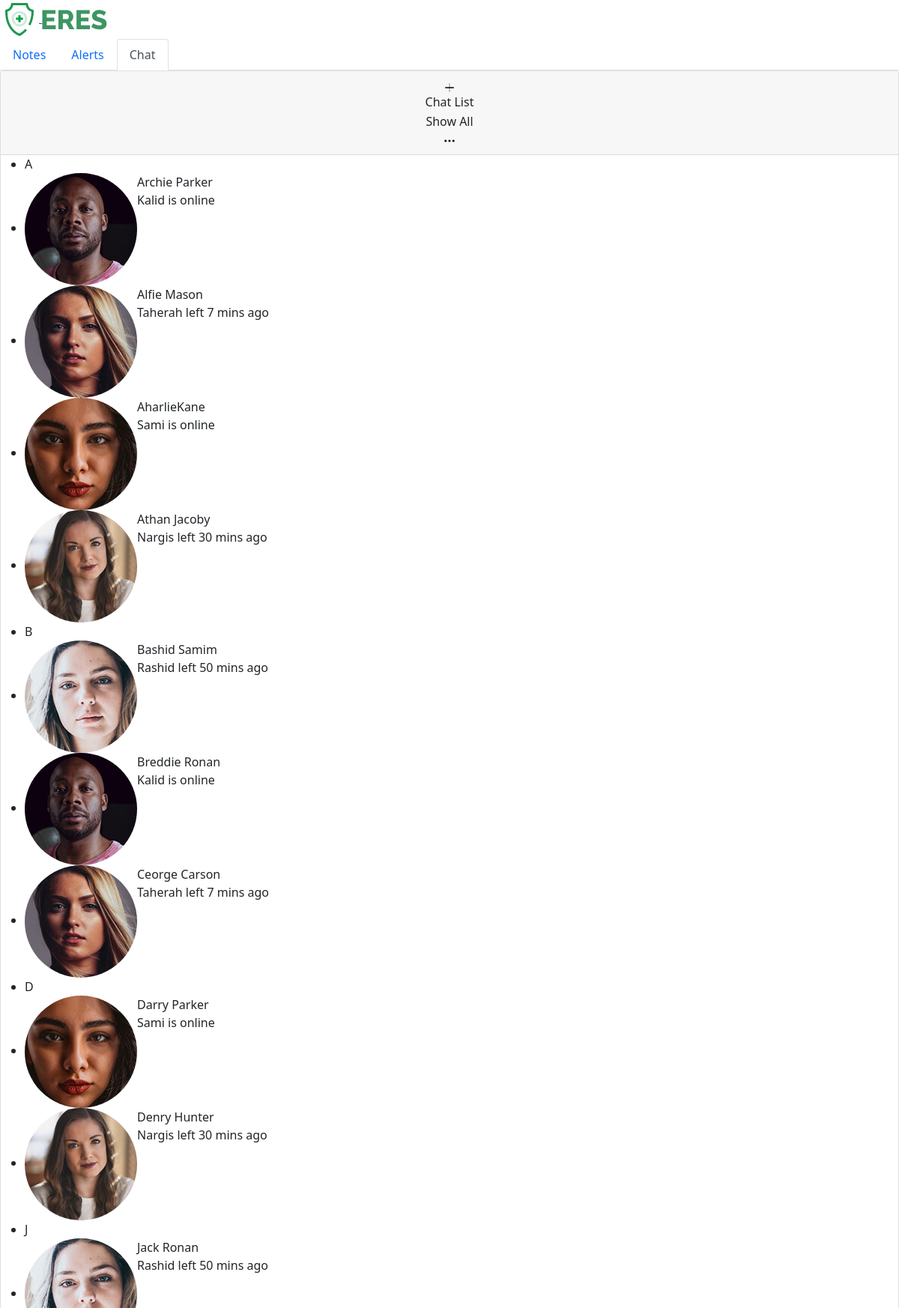
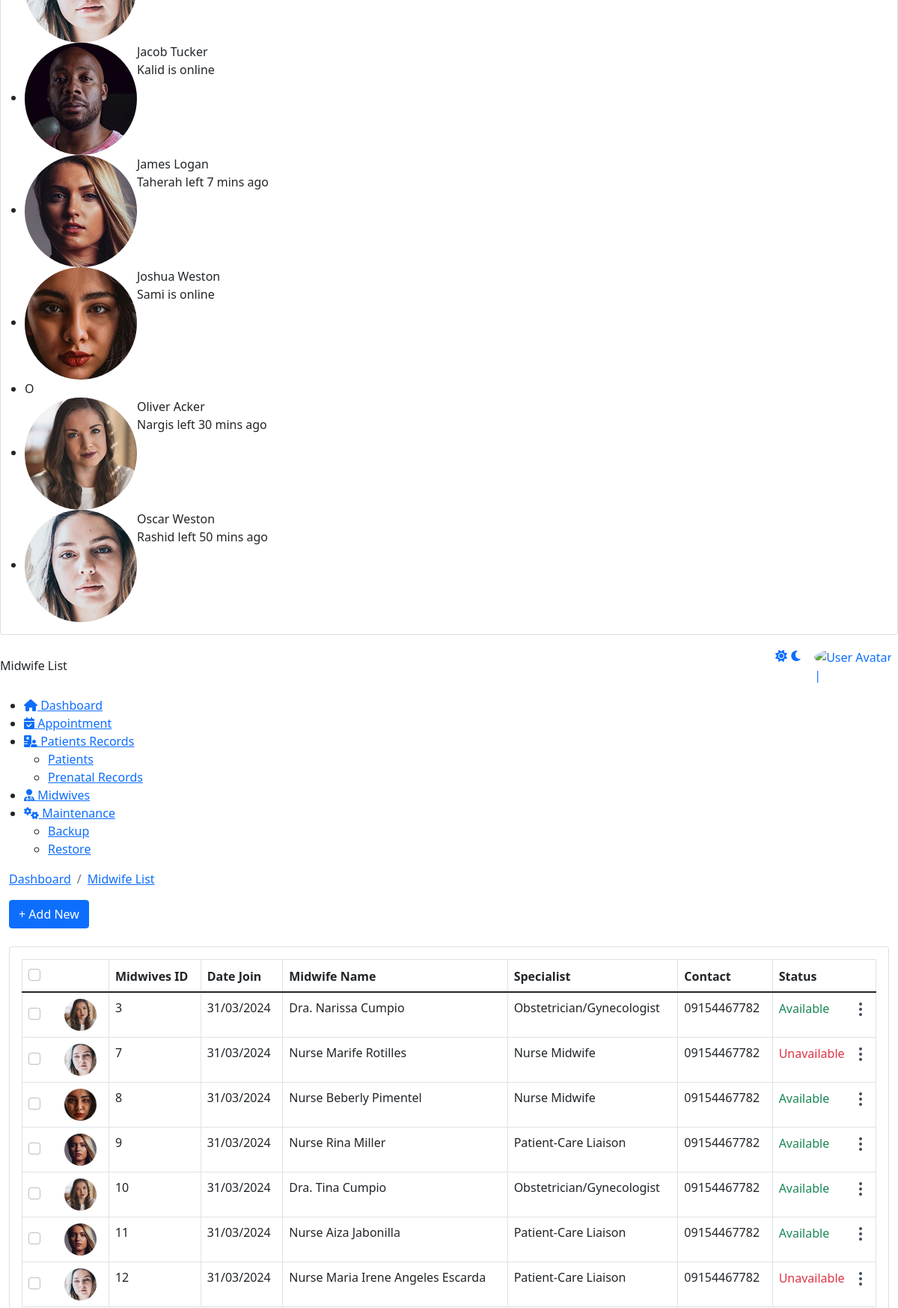
The app's page /admin/doctor_list.php (upper part) with its own data (2 pictures, top to bottom).
### tables this page shows
CREATE TABLE `doctors` (
  `DoctorID` int(11) NOT NULL AUTO_INCREMENT,
  `Title` varchar(10) NOT NULL,
  `FirstName` varchar(50) NOT NULL,
  `MiddleName` varchar(50) NOT NULL,
  `LastName` varchar(50) NOT NULL,
  `DateOfBirth` date NOT NULL,
  `Age` int(11) NOT NULL,
  `Gender` enum('Male','Female') NOT NULL,
  `Address` text NOT NULL,
  `Mobile` varchar(15) NOT NULL,
  `Email` varchar(100) NOT NULL,
  `Specialization` varchar(100) NOT NULL,
  `Status` enum('Available','Unavailable') NOT NULL,
  `JoinDate` date NOT NULL,
  `File` varchar(255) NOT NULL,
  PRIMARY KEY (`DoctorID`)
);

### admin/doctor_list.php (the view, shortened to what this page needs)
<!DOCTYPE html>
<html lang="en">
    <head>
		 <link href="https://eres.dexignzone.com/codeigniter/demo/public/assets/vendor/datatables/css/jquery.dataTables.min.css" rel="stylesheet" type="text/css"/>
		 <link href="https://eres.dexignzone.com/codeigniter/demo/public/assets/vendor/bootstrap-select/dist/css/bootstrap-select.min.css" rel="stylesheet" type="text/css"/>
    <link class="main-css" href="https://eres.dexignzone.com/codeigniter/demo/public/assets/css/style.css" rel="stylesheet" type="text/css"/>
	<link rel="stylesheet" href="https://cdnjs.cloudflare.com/ajax/libs/font-awesome/6.5.1/css/all.min.css" />
</head>
<body>
    <div id="main-wrapper">
<?php
include './template/header.php';
?>
<?php
include './template/chatbot.php';
?>
<div class="header">
	<div class="header-content">
		<nav class="navbar navbar-expand">
			<div class="collapse navbar-collapse justify-content-between">
				<div class="header-left">
					<div class="dashboard_bar">
					Midwife List				</div>
				</div>
				<?php
				include './template/header2.php';
				?>
			</div>
		</nav>
	</div>
</div>
<?php
include './template/sidebar.php';
?>
<div class="content-body">
	<div class="container-fluid">
		<div class="page-titles">
			<ol class="breadcrumb">
				<li class="breadcrumb-item"><a href="javascript:void(0)">Dashboard</a></li>
				<li class="breadcrumb-item  active"><a href="javascript:void(0)">Midwife List</a></li>
			</ol>
		</div>
		<div class="form-head d-flex mb-3 mb-md-4 align-items-start">
			<div class="me-auto d-lg-block">
				<a href="javascript:void(0);" class="btn btn-primary btn-rounded" data-bs-toggle="modal" data-bs-target="#doctorsModal">+ Add New</a>
			</div>
		</div>
		<div class="row">
			<div class="col-xl-12">
				<div class="card">
					<div class="card-body">
						<div class="table-responsive">
							<table id="example5" class="table shadow-hover doctor-list table-bordered mb-4 dataTablesCard fs-14">
								<thead>
									<tr>
										<th>
											<div class="checkbox align-self-center">
												<div class="form-check custom-checkbox ">
													<input type="checkbox" class="form-check-input" id="checkAll" required="">
												</div>
											</div>
										</th>
										<th>Midwives ID</th>
										<th>Date Join</th>
										<th>Midwife Name</th>
										<th>Specialist</th>
										<th>Contact</th>
										<th>Status</th>
									</tr>
								</thead>
								<tbody>
								<?php
									include_once "connection/conn.php";
									$sql = "SELECT * FROM doctors";
									$result = mysqli_query($conn, $sql);
									if (mysqli_num_rows($result) > 0) {
											while ($row = mysqli_fetch_assoc($result)) {
													echo "<tr>";
													echo '<td>
																	<div class="d-flex align-items-center">
																			<div class="checkbox text-end align-self-center">
																					<div class="form-check custom-checkbox">
																							<input type="checkbox" class="form-check-input" id="customCheckBox1">
																							<label class="form-check-label" for="customCheckBox1"></label>
																					</div>
																			</div>
																			<img alt="" src="' . $row['File'] . '" height="43" width="43" class="rounded-circle ms-4">
																	</div>
																</td>';
													echo '<td>' . $row['DoctorID'] . '</td>';
													echo '<td>' . date('d/m/Y', strtotime($row['JoinDate'])) . '</td>';
													echo '<td>' . $row['Title'] . ' ' . $row['FirstName'] . ' ' . $row['LastName'] . '</td>';
													echo '<td>' . $row['Specialization'] . '</td>';
													echo '<td><span class="font-w500">' . $row['Mobile'] . '</span></td>';
													echo "<td>
																	<div class='d-flex align-items-center'>
																			<span>" . getStatusBadge($row['Status']) . "</span>
																			<div class='dropdown ms-auto c-pointer text-end'>
																					<div class='btn-link' data-bs-toggle='dropdown'>
																							<svg width='24' height='24' viewBox='0 0 24 24' fill='none' xmlns='http://www.w3.org/2000/svg'>
																							<path d='M12 11C11.4477 11 11 11.4477 11 12C11 12.5523 11.4477 13 12 13C12.5523 13 13 12.5523 13 12C13 11.4477 12.5523 11 12 11Z' stroke='#3E4954' stroke-width='2' stroke-linecap='round' stroke-linejoin='round'/>
																							<path d='M12 18C11.4477 18 11 18.4477 11 19C11 19.5523 11.4477 20 12 20C12.5523 20 13 19.5523 13 19C13 18.4477 12.5523 18 12 18Z' stroke='#3E4954' stroke-width='2' stroke-linecap='round' stroke-linejoin='round'/>
																							<path d='M12 4C11.4477 4 11 4.44772 11 5C11 5.55228 11.4477 6 12 6C12.5523 6 13 5.55228 13 5C13 4.44772 12.5523 4 12 4Z' stroke='#3E4954' stroke-width='2' stroke-linecap='round' stroke-linejoin='round'/>
																							</svg>
																					</div>
																					<div class='dropdown-menu dropdown-menu-right'>
																							<a class='dropdown-item' href='javascript:void(0);' onclick='updateDoctorStatus(" . $row["DoctorID"] . ", \"Unavailable\")'>Unavailable</a>
																							<a class='dropdown-item' href='javascript:void(0);' onclick='updateDoctorStatus(" . $row["DoctorID"] . ", \"Available\")'>Available</a>
																							<a class='dropdown-item' href='javascript:void(0);' onclick='updateDoctorStatus(" . $row["DoctorID"] . ", \"Resigned\")'>Resigned</a>
																					</div>
																			</div>
																	</div>
																</td>";
													echo '</tr>';
											}
									} else {
											echo '<tr><td colspan="8">No doctors found.</td></tr>';
									}
									function getStatusBadge($status) {
											if ($status == 'Unavailable') {
													return "<span class='text-danger font-w600'>Unavailable</span>";
											} elseif ($status == 'Available') {
													return "<span class='text-success font-w600'>Available</span>";
											} else {
													return "<span class='font-w600'>" . $status . "</span>";
											}
									}
									?>
								</tbody>
							</table>
						</div>
					</div>
				</div>
			</div>
		</div>
	</div>
	</div>
</div>
</body>
</html>

### records on screen
doctors: File (picture), DoctorID "3", JoinDate "31/03/2024", Title "Dra.", FirstName "Narissa", LastName "Cumpio", Specialization "Obstetrician/Gynecologist", Mobile "09154467782", Status "Available"
doctors: File (picture), DoctorID "7", JoinDate "31/03/2024", Title "Nurse", FirstName "Marife", LastName "Rotilles", Specialization "Nurse Midwife", Mobile "09154467782", Status "Unavailable"
doctors: File (picture), DoctorID "8", JoinDate "31/03/2024", Title "Nurse", FirstName "Beberly", LastName "Pimentel", Specialization "Nurse Midwife", Mobile "09154467782", Status "Available"
doctors: File (picture), DoctorID "9", JoinDate "31/03/2024", Title "Nurse", FirstName "Rina", LastName "Miller", Specialization "Patient-Care Liaison", Mobile "09154467782", Status "Available"
doctors: File (picture), DoctorID "10", JoinDate "31/03/2024", Title "Dra.", FirstName "Tina", LastName "Cumpio", Specialization "Obstetrician/Gynecologist", Mobile "09154467782", Status "Available"
doctors: File (picture), DoctorID "11", JoinDate "31/03/2024", Title "Nurse", FirstName "Aiza", LastName "Jabonilla", Specialization "Patient-Care Liaison", Mobile "09154467782", Status "Available"
doctors: File (picture), DoctorID "12", JoinDate "31/03/2024", Title "Nurse", FirstName "Maria Irene Angeles", LastName "Escarda", Specialization "Patient-Care Liaison", Mobile "09154467782", Status "Unavailable"
